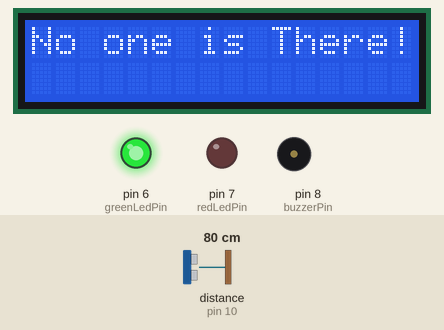
Recording of a sketch running on a simulated Arduino Nano, built with avr-gcc and run on an emulated ATmega328P. Parts: 16×2 character LCD, output pins drawn as LEDs (lit = HIGH), buzzer (waves = sounding). Wiring (from diagram.json): ultrasonic range finder: trigger pin 9; echo pin 10. The test bench sets the inputs (shaded band); at power-on: distance to the obstacle (sensor on pin 10) 80 cm. The echo pulse lasts 58.3 µs per cm; pins used as bus, display or sensor lines are not drawn; what the sketch prints to the serial monitor is not drawn.

Above: at 3.2 s.
3.3 s: distance to the obstacle (sensor on pin 10) set to 23 cm
7.1 s: distance to the obstacle (sensor on pin 10) set to 19 cm
At 9.5 s:
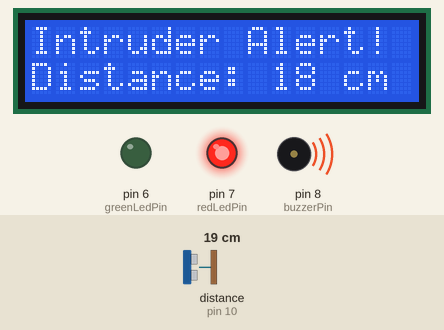
10.9 s: distance to the obstacle (sensor on pin 10) set to 2 cm
At 12.0 s:
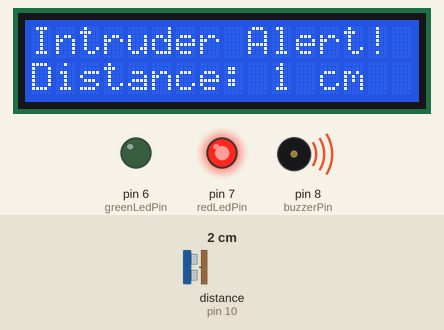
14.7 s: distance to the obstacle (sensor on pin 10) set to 35 cm
At 18.3 s:
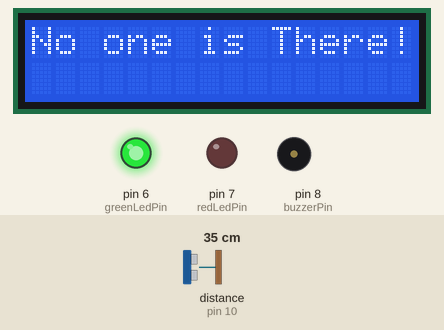
Timing chart, 0 to 19.6 s (numbered marks = the images above; inputs shaded):
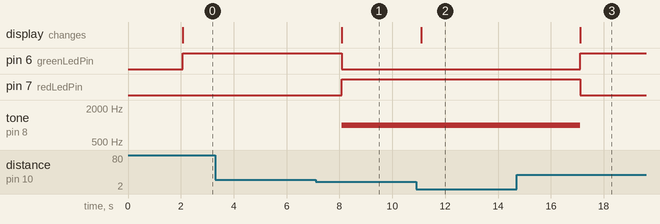

The sketch:

sketch.ino
```cpp
#include <LiquidCrystal.h>

// Define ultrasonic sensor pins
const int trigPin = 9;
const int echoPin = 10;

// Define LED pins
const int redLedPin = 7;
const int greenLedPin = 6;

// Define buzzer pin
const int buzzerPin = 8;

// Define LCD pins
LiquidCrystal lcd(12, 11, 5, 4, 3, 2); // Pins Connected with Controller

// Define threshold distance for intrusion detection
const int intrusionThreshold = 20; // 20 cm distance set

void setup() {
  // Initialize Serial communication
  Serial.begin(9600);

  // Initialize ultrasonic sensor pins
  pinMode(trigPin, OUTPUT);
  pinMode(echoPin, INPUT);

  // Initialize LED pins
  pinMode(redLedPin, OUTPUT);
  pinMode(greenLedPin, OUTPUT);

  // Initialize buzzer pin
  pinMode(buzzerPin, OUTPUT);

  // Initialize LCD
  lcd.begin(16, 2); // LCD Display

  // Display initial message on LCD
  lcd.print("Intruder Alarm System");
  lcd.setCursor(0, 1);
  lcd.print("System is Ready to Use");
  delay(2000);
  lcd.clear();
}

void loop() {
  // Trigger ultrasonic sensor to send a pulse
  digitalWrite(trigPin, LOW);
  delayMicroseconds(2);
  digitalWrite(trigPin, HIGH);
  delayMicroseconds(10);
  digitalWrite(trigPin, LOW);

  // Measure the time taken for the pulse to return
  long duration = pulseIn(echoPin, HIGH);

  // Convert the time to distance (cm)
  int distance = duration * 0.034 / 2;

  // Display the distance on the Serial Monitor
  Serial.print("Distance: ");
  Serial.print(distance);
  Serial.println(" cm");

  // Check if an intruder is detected
  if (distance < intrusionThreshold) {
    // Intruder detected, activate alarm
    digitalWrite(redLedPin, HIGH);
    digitalWrite(greenLedPin, LOW);
    tone(buzzerPin, 1000); // Alarm from the buzzer
    lcd.clear();
    lcd.print("Intruder Alert!");
    lcd.setCursor(0, 1);
    lcd.print("Distance: ");
    lcd.print(distance);
    lcd.print(" cm");
  } else {
    // No intruder, system is in standby
    digitalWrite(redLedPin, LOW);
    digitalWrite(greenLedPin, HIGH);
    noTone(buzzerPin); // Stop the tone on the buzzer
    lcd.clear();
    lcd.print("No one is There!");
  }

  // Delay before the next sensor reading
  delay(3000);
}
```

Measured:
- the behaviour switches between 21 and 20 cm on distance to the obstacle (sensor on pin 10) (found by bisection; images 0 and 1)
- after the input at 3.3 s, every drawn part: stays the same
- after the input at 7.1 s, pin 6 (greenLedPin): HIGH → LOW after 0.99 s; pin 7 (redLedPin): LOW → HIGH after 0.99 s; tone on pin 8 (buzzerPin): silent → 1000 Hz after 0.99 s; the display: changes after 1.0 s (image 1)
- after the input at 10.9 s, the display: changes after 0.20 s (image 2)
- after the input at 14.7 s, pin 6 (greenLedPin): LOW → HIGH after 2.4 s; pin 7 (redLedPin): HIGH → LOW after 2.4 s; tone on pin 8 (buzzerPin): 1000 Hz → silent after 2.4 s; the display: changes after 2.4 s (image 3)
